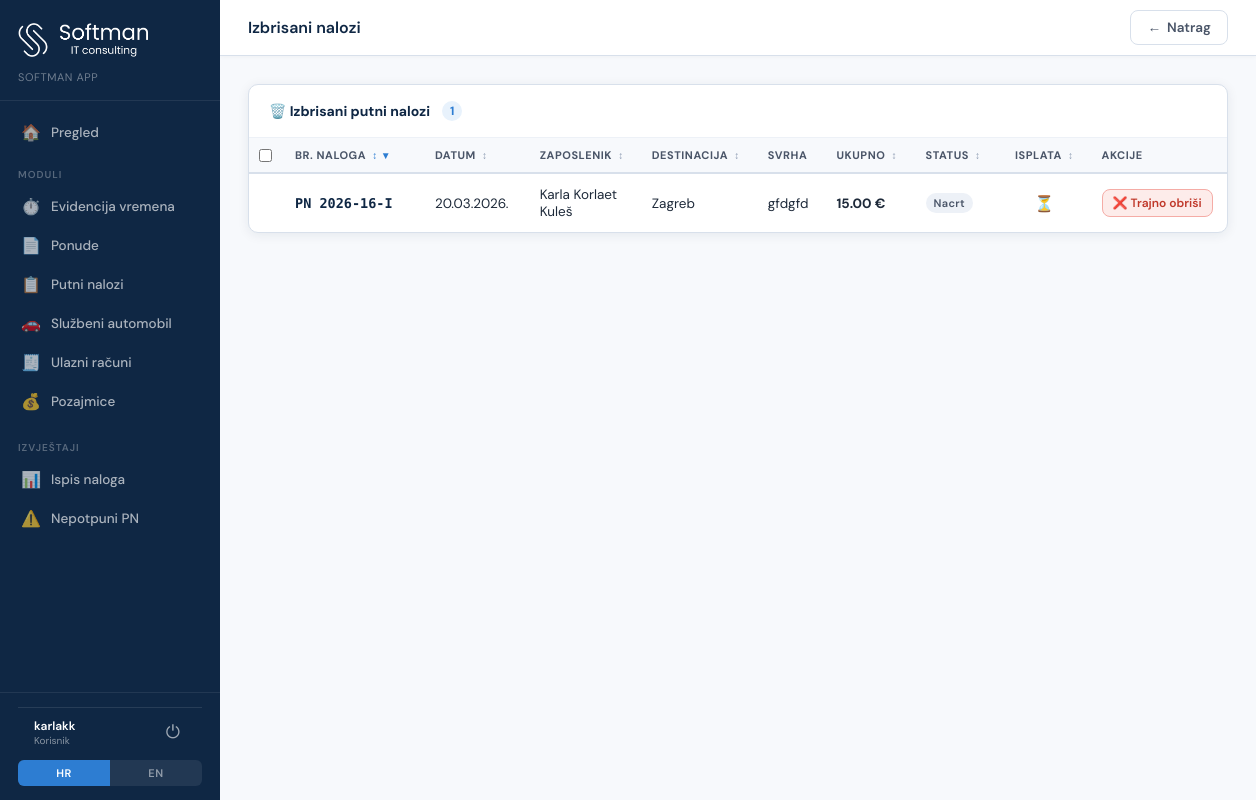
Screenshot of /orders/trash (signed in) with the database file from the repository.
### tables this page shows
CREATE TABLE users (
            id INTEGER PRIMARY KEY AUTOINCREMENT,
            username TEXT UNIQUE NOT NULL,
            password_hash TEXT NOT NULL,
            is_admin INTEGER DEFAULT 0,
            is_active INTEGER DEFAULT 1,
            employee_id INTEGER,
            display_name TEXT,
            email TEXT,
            auth_provider TEXT DEFAULT 'local',
            ad_object_id TEXT,
            last_login TIMESTAMP,
            created_at TIMESTAMP DEFAULT CURRENT_TIMESTAMP
        , must_change_password INTEGER DEFAULT 0, profile_id INTEGER);

CREATE TABLE travel_orders (
            id INTEGER PRIMARY KEY AUTOINCREMENT,
            auto_id TEXT UNIQUE NOT NULL,
            status TEXT DEFAULT 'draft',
            issue_date TEXT,
            employee_id INTEGER,
            destination TEXT,
            purpose TEXT,
            client_info TEXT,
            expected_duration TEXT,
            departure_date TEXT,
            vehicle_id INTEGER,
            start_km INTEGER,
            end_km INTEGER,
            trip_start_datetime TEXT,
            trip_end_datetime TEXT,
            trip_duration_days INTEGER DEFAULT 0,
            trip_duration_hours INTEGER DEFAULT 0,
            trip_duration_minutes INTEGER DEFAULT 0,
            daily_allowance_count REAL DEFAULT 0,
            daily_allowance_rate REAL DEFAULT 0,
            daily_allowance_total REAL DEFAULT 0,
            advance_payment REAL DEFAULT 0,
            total_expenses REAL DEFAULT 0,
            total_amount REAL DEFAULT 0,
            payout_amount REAL DEFAULT 0,
            report_text TEXT,
            place_of_report TEXT,
            approved_by_id INTEGER,
            validator_id INTEGER,
            cost_center_id INTEGER,
            created_at TIMESTAMP DEFAULT CURRENT_TIMESTAMP,
            updated_at TIMESTAMP DEFAULT CURRENT_TIMESTAMP
        , pdf_path TEXT, is_deleted INTEGER DEFAULT 0, deleted_at TIMESTAMP, is_paid INTEGER DEFAULT 0, paid_at DATE);

CREATE TABLE employees (
            id INTEGER PRIMARY KEY AUTOINCREMENT,
            name TEXT NOT NULL,
            position TEXT,
            is_direktor INTEGER DEFAULT 0,
            is_blagajnik INTEGER DEFAULT 0,
            is_knjizio INTEGER DEFAULT 0,
            is_validator INTEGER DEFAULT 0,
            is_default INTEGER DEFAULT 0,
            signature_path TEXT,
            created_at TIMESTAMP DEFAULT CURRENT_TIMESTAMP
        );

### app.py (the view)
@app.route('/orders/trash')
@require_perm('can_view_orders')
def orders_trash():
    conn = get_db()
    orders = conn.execute('''
        SELECT to2.*, e.name as employee_name
        FROM travel_orders to2
        LEFT JOIN employees e ON to2.employee_id = e.id
        WHERE to2.is_deleted = 1
        ORDER BY to2.deleted_at DESC
    ''').fetchall()
    employees_all = conn.execute("SELECT id, name FROM employees ORDER BY name").fetchall()
    clients_all = conn.execute("SELECT id, name, oib, address FROM clients ORDER BY name").fetchall()
    templates_all = conn.execute("SELECT name, content FROM report_templates ORDER BY name").fetchall()
    default_place_row = conn.execute("SELECT name FROM destinations WHERE is_place_of_report=1 LIMIT 1").fetchone()
    default_dest_row = conn.execute("SELECT name FROM destinations WHERE is_default=1 LIMIT 1").fetchone()
    directors = conn.execute("SELECT id FROM employees WHERE is_direktor=1 LIMIT 1").fetchall()
    validators = conn.execute("SELECT id FROM employees WHERE is_validator=1 LIMIT 1").fetchall()
    default_veh = get_default_vehicle_for_user(conn, get_current_user())
    if not default_veh:
        default_veh = conn.execute("SELECT * FROM vehicles WHERE vehicle_type='pool' OR vehicle_type IS NULL LIMIT 1").fetchone()
        default_veh = dict(default_veh) if default_veh else None
    conn.close()
    return render_template('orders.html', orders=orders, show_trash=True, active='trash',
                          employees_all=rows_to_dicts(employees_all),
                          clients_all=rows_to_dicts(clients_all),
                          templates_all=rows_to_dicts(templates_all),
                          default_place_setting=default_place_row['name'] if default_place_row else 'Zagreb',
                          default_destination_name=default_dest_row['name'] if default_dest_row else '',
                          directors=rows_to_dicts(directors),
                          validators=rows_to_dicts(validators),
                          default_vehicle_id=default_veh['id'] if default_veh else None)

### templates/orders.html (shortened to what this page needs)
{% extends "base.html" %}
{% set active = 'trash' if show_trash else 'orders' %}
{% block topbar_title %}
{% if show_trash %}
  <span data-hr="Izbrisani nalozi" data-en="Deleted Orders">Izbrisani nalozi</span>
{% else %}
  <span data-hr="Putni Nalozi" data-en="Travel Orders">Putni Nalozi</span>
{% endif %}
{% endblock %}
{% block topbar_actions %}
{% if show_trash %}
  <a href="/orders" class="btn btn-secondary">
    ← <span data-hr="Natrag" data-en="Back">Natrag</span>
  </a>
{% endif %}
{% endblock %}
{% block content %}
<div class="card">
  <div class="card-header">
    <div style="display:flex;align-items:center;gap:12px;">
      <span class="card-title">
        {% if show_trash %}🗑️ Izbrisani putni nalozi{% else %}Svi putni nalozi{% endif %}
      </span>
      <span style="background:var(--accent-light);color:var(--accent);padding:2px 8px;border-radius:20px;font-size:12px;font-weight:700;" id="row-count">{{ orders|length }}</span>
    </div>
  </div>
  <div class="table-wrap">
    <table id="orders-table">
      <thead>
        <tr>
          <th style="width:32px;min-width:32px;padding:4px 6px;">
            <input type="checkbox" id="select-all" onchange="toggleSelectAll(this)" title="Odaberi sve">
          </th>
          <th class="sortable" style="width:140px;min-width:140px;white-space:nowrap;" data-col="1" onclick="sortTable(1)">Br. Naloga <span class="sort-icon">↕</span></th>
          <th class="sortable" style="width:110px;" data-col="2" onclick="sortTable(2)">Datum <span class="sort-icon">↕</span></th>
          <th class="sortable" data-col="3" onclick="sortTable(3)">Zaposlenik <span class="sort-icon">↕</span></th>
          <th class="sortable" style="width:110px;" data-col="4" onclick="sortTable(4)">Destinacija <span class="sort-icon">↕</span></th>
          <th>Svrha</th>
          <th class="sortable" style="width:90px;" data-col="6" onclick="sortTable(6)">Ukupno <span class="sort-icon">↕</span></th>
          <th class="sortable" style="width:100px;" data-col="7" onclick="sortTable(7)">Status <span class="sort-icon">↕</span></th>
          <th class="sortable" style="width:80px;" data-col="8" onclick="sortTable(8)">Isplata <span class="sort-icon">↕</span></th>
          <th style="width:140px;">Akcije</th>
        </tr>
      </thead>
      <tbody id="orders-tbody">
        {% for o in orders %}
        <tr data-status="{{ o.status }}"
            data-search="{{ (o.auto_id or '') }} {{ (o.employee_name or '') }} {{ (o.destination or '') }} {{ (o.purpose or '') }}"
            data-paid="{{ o.is_paid or 0 }}"
            data-id="{{ o.id }}">
          <td style="width:32px;min-width:32px;padding:12px 6px;text-align:center;vertical-align:middle;">
          </td>
          <td data-col="1" data-val="{{ o.auto_id or '' }}">
            <span style="font-family:'DM Mono',monospace;font-weight:600;color:var(--navy);">PN {{ o.auto_id }}</span>
          </td>
          <td data-col="2" data-val="{{ o.issue_date or '' }}">{{ o.issue_date|fmt_date or '—' }}</td>
          <td data-col="3" data-val="{{ o.employee_name or '' }}">{{ o.employee_name or '—' }}</td>
          <td data-col="4" data-val="{{ o.destination or '' }}">{{ o.destination or '—' }}</td>
          <td data-col="5" style="max-width:180px;overflow:hidden;text-overflow:ellipsis;white-space:nowrap;">{{ o.purpose or '—' }}</td>
          <td data-col="6" data-val="{{ o.total_amount or 0 }}"><strong>{{ '%.2f'|format(o.total_amount or 0) }} €</strong></td>
          <td data-col="7" data-val="{{ o.status }}">
            {% if o.status == 'draft' %}<span class="badge badge-draft">Nacrt</span>
            {% elif o.status == 'submitted' %}<span class="badge badge-submitted">Predano</span>
            {% elif o.status == 'approved' %}<span class="badge badge-approved">Odobreno</span>
            {% elif o.status == 'rejected' %}<span class="badge" style="background:#fdecea;color:#c0392b;">Odbijeno</span>
            {% elif o.status == 'knjizeno' %}<span class="badge" style="background:#e8f4fd;color:#1a6b9a;">Knjiženo</span>
            {% endif %}
          </td>
          <td data-col="8" data-val="{{ o.is_paid or 0 }}" style="text-align:center;">
            {% if o.is_paid %}
              <span title="Isplaćeno {{ o.paid_at|fmt_date }}" style="font-size:16px;cursor:default;">✅</span>
            {% else %}
              <span title="Neisplaćeno" style="font-size:16px;cursor:default;">⏳</span>
            {% endif %}
          </td>
          <td>
            <div style="display:flex;gap:4px;align-items:center;">
              {% if not show_trash %}
                {% if o.status in ['submitted', 'approved', 'knjizeno'] %}
                {% else %}
                {% endif %}
                {% if o.status in ["approved", "knjizeno"] %}
                  <a href="/orders/{{ o.id }}/pdf" target="_blank" class="btn btn-sm btn-secondary" style="width:30px;height:30px;padding:0;display:flex;align-items:center;justify-content:center;" title="Preuzmi PDF"><svg width="16" height="16" viewBox="0 0 16 16" fill="none" xmlns="http://www.w3.org/2000/svg">
  <path d="M3 1h7l3 3v10a1 1 0 01-1 1H3a1 1 0 01-1-1V2a1 1 0 011-1z" fill="#e74c3c" stroke="#c0392b" stroke-width="0.5"/>
  <path d="M10 1l3 3h-3V1z" fill="#c0392b"/>
  <text x="3.5" y="11.5" font-family="Arial" font-size="4.5" font-weight="bold" fill="white">PDF</text>
</svg></a>
                  <button style="width:30px;height:30px;padding:0;background:#f5f5f5;color:#444;border:1px solid #ccc;border-radius:6px;cursor:pointer;font-size:14px;" onclick="printOrder({{ o.id }})" title="Ispiši nalog">🖨️</button>
                {% else %}
                  <span style="width:30px;display:inline-block;flex-shrink:0;"></span>
                  <span style="width:30px;display:inline-block;flex-shrink:0;"></span>
                {% endif %}
                <button class="btn btn-sm btn-secondary" style="width:30px;height:30px;padding:0;display:flex;align-items:center;justify-content:center;" onclick="duplicateOrder({{ o.id }}, '{{ o.auto_id }}')" title="Dupliciraj nalog (kreira kopiju kao Nacrt)"><svg width="15" height="15" viewBox="0 0 24 24" fill="none" stroke="currentColor" stroke-width="2"><rect x="9" y="9" width="13" height="13" rx="2"/><path d="M5 15H4a2 2 0 0 1-2-2V4a2 2 0 0 1 2-2h9a2 2 0 0 1 2 2v1"/></svg></button>
                <button style="width:30px;padding:0;background:#f0faf4;color:#27ae60;border:1px solid #a8d5b5;border-radius:6px;cursor:pointer;font-size:13px;height:30px;"
                  onclick="openPayment({{ o.id }}, '{{ o.auto_id }}', {{ o.is_paid or 0 }}, '{{ o.paid_at|fmt_date }}')" title="Isplata">€</button>
                {% if current_user.get('is_admin') or current_user.get('can_delete_orders') %}
                <button style="width:30px;padding:0;background:#fdecea;color:#c0392b;border:1px solid #f5aca6;border-radius:6px;cursor:pointer;font-size:13px;height:30px;" onclick="confirmDelete({{ o.id }}, '{{ o.auto_id }}')" title="Obriši nalog">🗑</button>
                {% endif %}
              {% else %}
                <button class="btn btn-sm" style="background:#fdecea;color:#c0392b;border:1px solid #f5aca6;" onclick="confirmDestroy({{ o.id }}, '{{ o.auto_id }}')" title="Trajno obriši nalog">❌ Trajno obriši</button>
              {% endif %}
            </div>
          </td>
        </tr>
        {% endfor %}
      </tbody>
    </table>
  </div>
</div>
{% endblock %}

### templates/base.html (shortened to what this page needs)
<!DOCTYPE html>
<html lang="hr" data-lang="hr">
<head>
</head>
<body>
<aside class="sidebar">
  <div class="sidebar-logo">
    <img src="/static/logo.png" alt="Softman" onerror="this.onerror=null;this.style.display='none';">
    <div class="sidebar-logo-text" data-hr="Softman App" data-en="Softman App">Softman App</div>
  </div>
  <nav class="sidebar-nav">
    <a href="/" class="nav-item {% if active=='dashboard' %}active{% endif %}">
      <span class="icon">🏠</span>
      <span>Pregled</span>
    </a>
    <div class="nav-section" style="margin-top:4px;">Moduli</div>
    {% if current_user.get("is_admin") or current_user.get("can_view_worktime") %}
    <a href="/worktime" class="nav-item {% if active=='worktime' %}active{% endif %}">
      <span class="icon">⏱️</span>
      <span>Evidencija vremena</span>
    </a>
    {% endif %}
    {% if current_user.get("is_admin") or current_user.get("can_view_quotes") %}
    <a href="/quotes" class="nav-item {% if active=='quotes' %}active{% endif %}">
      <span class="icon">📄</span>
      <span>Ponude</span>
    </a>
    {% endif %}
    {% if current_user.get("is_admin") or current_user.get("can_view_orders") or current_user.get("can_view_quotes") %}
    <a href="/orders" class="nav-item {% if active=='orders' %}active{% endif %}">
      <span class="icon">📋</span>
      <span>Putni nalozi</span>
    </a>
    {% endif %}
    {% if current_user.get("is_admin") or current_user.get("can_view_vehicle_log") or current_user.get("can_view_pool_vehicles") %}
    <a href="/vehicle-log" class="nav-item {% if active=='vehicle-log' %}active{% endif %}">
      <span class="icon">🚗</span>
      <span>Službeni automobil</span>
    </a>
    {% endif %}
    {% if current_user.get("is_admin") or current_user.get("can_view_invoices") %}
    <a href="/invoices" class="nav-item {% if active=='invoices' %}active{% endif %}">
      <span class="icon">🧾</span>
      <span>Ulazni računi</span>
    </a>
    {% endif %}
    {% if current_user.get("is_admin") or current_user.get("can_view_loans") %}
    <a href="/loans" class="nav-item {% if active=='loans' %}active{% endif %}">
      <span class="icon">💰</span>
      <span>Pozajmice</span>
    </a>
    {% endif %}
    {% if current_user.get("is_admin") or current_user.get("can_view_reports") %}
    <div class="nav-section" style="margin-top:8px;">Izvještaji</div>
    <a href="/reports/popis-naloga" class="nav-item {% if active=='reports' %}active{% endif %}">
      <span class="icon">📊</span>
      <span>Ispis naloga</span>
    </a>
    <a href="/reports/nepotpuni-nalozi" class="nav-item {% if active=='reports-incomplete' %}active{% endif %}">
      <span class="icon">⚠️</span>
      <span>Nepotpuni PN</span>
    </a>
    {% endif %}
  </nav>
  <div class="sidebar-bottom">
    <div style="padding:8px 16px 4px;border-top:1px solid rgba(255,255,255,0.1);">
      <div style="display:flex;align-items:center;justify-content:space-between;margin-bottom:8px;">
        <div style="overflow:hidden;">
          <div style="font-size:12px;font-weight:600;color:white;white-space:nowrap;overflow:hidden;text-overflow:ellipsis;">
            {{ current_user.get('username', '') }}
          </div>
          <div style="font-size:10px;color:rgba(255,255,255,0.5);">
            {% if current_user.get('is_admin') %}Admin{% else %}Korisnik{% endif %}
          </div>
        </div>
        <a href="/logout" title="Odjava" style="color:rgba(255,255,255,0.6);text-decoration:none;font-size:18px;padding:4px 6px;border-radius:6px;transition:background 0.2s;" onmouseover="this.style.background='rgba(255,255,255,0.1)'" onmouseout="this.style.background='none'">⏻</a>
      </div>
    </div>
    <div class="lang-toggle">
      <div class="lang-btn active" onclick="setLang('hr')">HR</div>
      <div class="lang-btn" onclick="setLang('en')">EN</div>
    </div>
  </div>
</aside>
<main class="main">
  <div class="topbar">
    <div class="topbar-title" id="topbar-title">{% block topbar_title %}Putni Nalozi{% endblock %}</div>
    <div class="topbar-actions">{% block topbar_actions %}{% endblock %}</div>
  </div>
  <div class="content">
    {% block content %}{% endblock %}
  </div>
</main>
</body>
</html>

### rows the page displays
users: get "karlakk"
travel_orders: auto_id "2026-16-I", issue_date|fmt_date "20.03.2026.", name "Karla Korlaet Kuleš", destination "Zagreb", purpose "gfdgfd", total_amount "15.00", status "Nacrt"

### other values shown
{{ orders|length }} "1"
